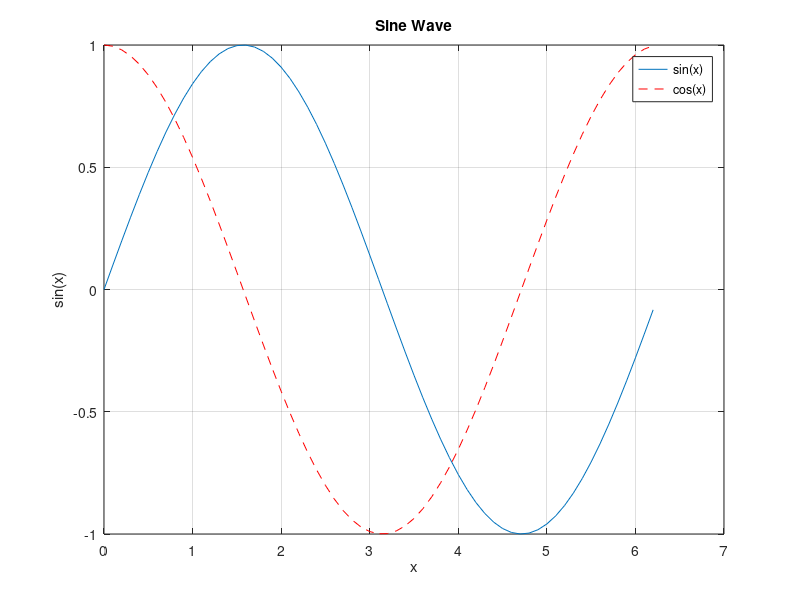

Write the MATLAB code that produced this figure.
% Day 33: Plotting in MATLAB
x = 0:0.1:2*pi;
y = sin(x);
plot(x, y);
title('Sine Wave');
xlabel('x');
ylabel('sin(x)');
grid on;
hold on;
y2 = cos(x);
plot(x, y2, '--r');
legend('sin(x)', 'cos(x)');
hold off;
